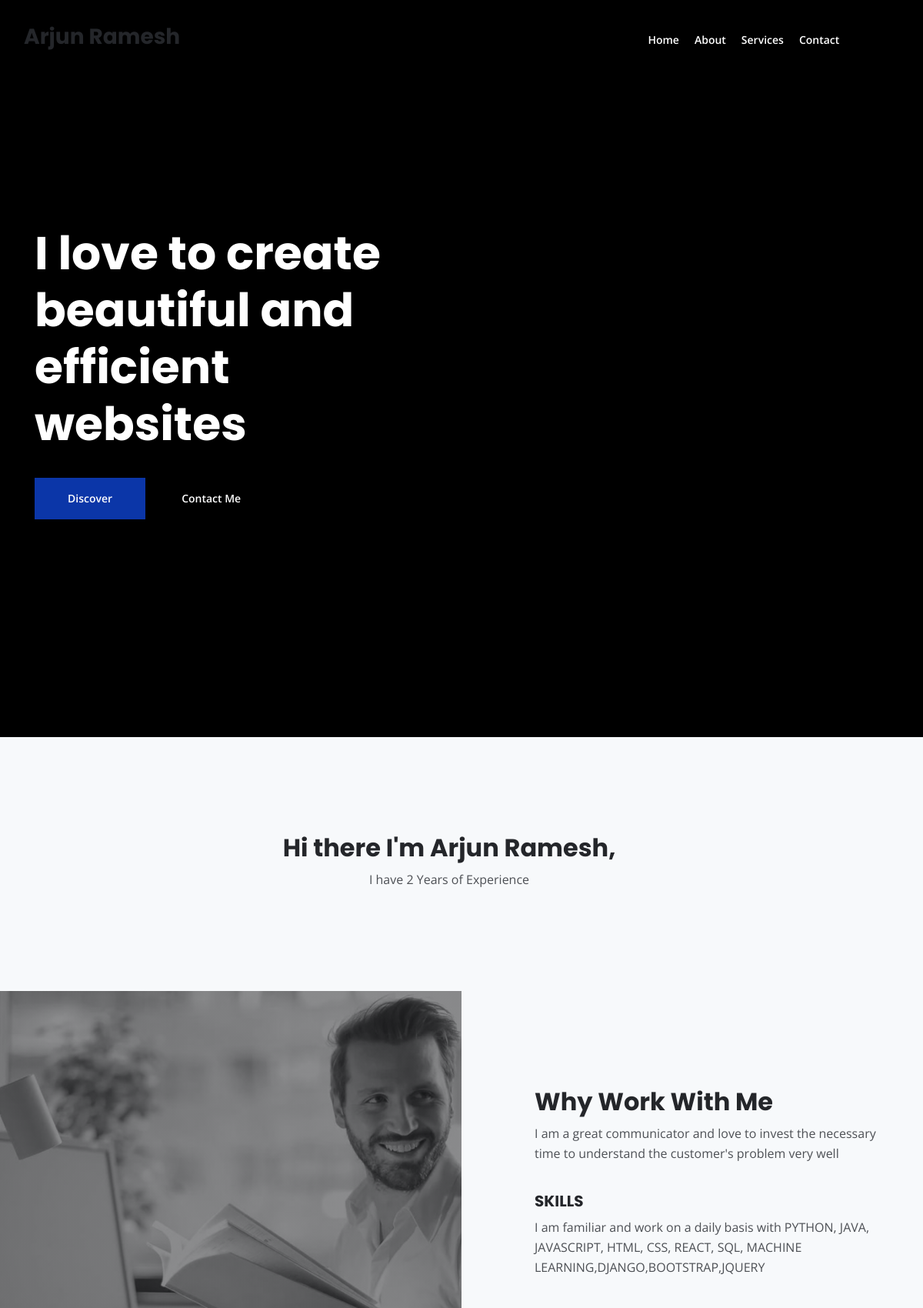
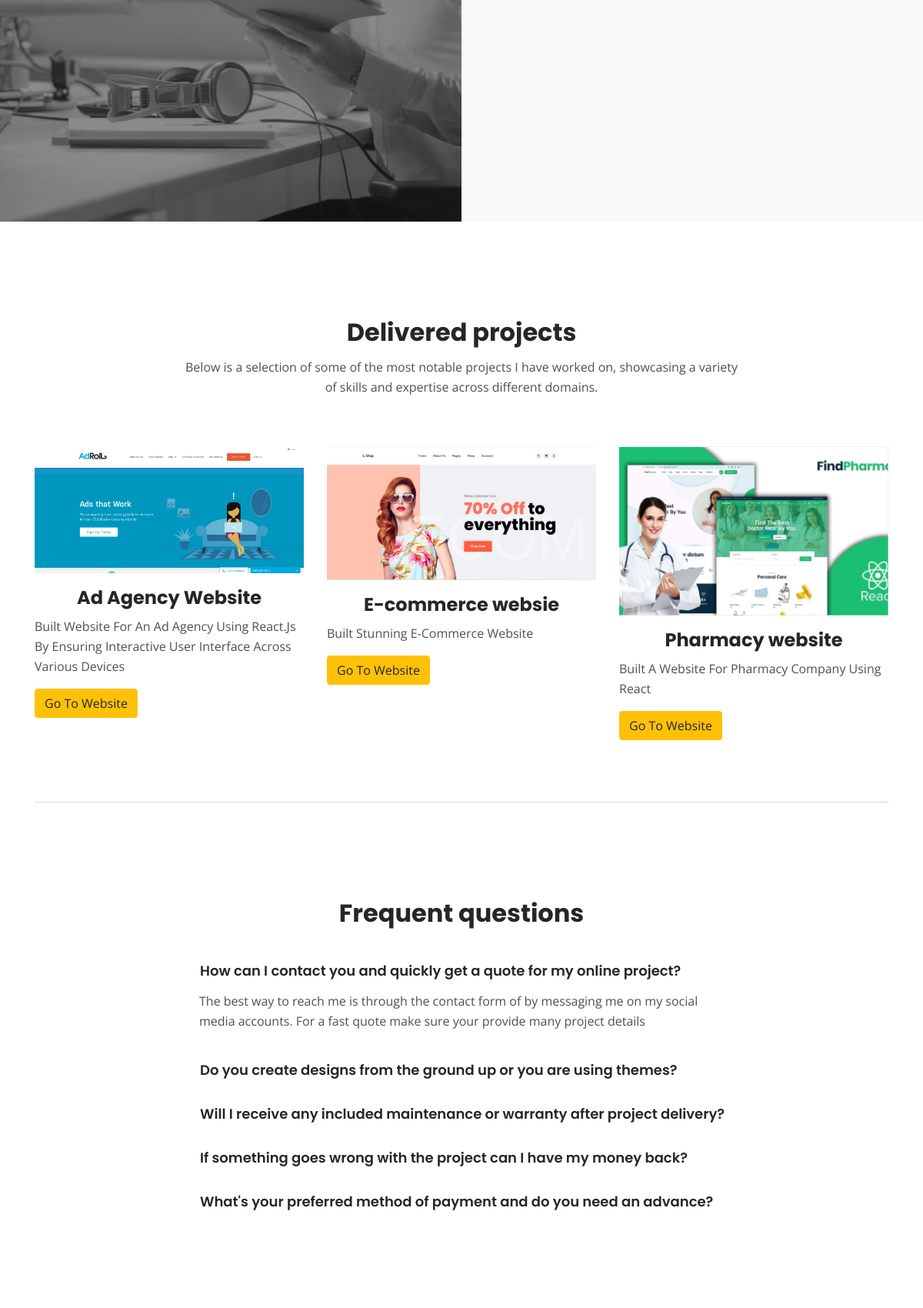
Page /portfolio/ (signed in, upper part) on the committed database (2 pictures, top to bottom).
### userapp/models.py (models this page shows, shortened)
class userProfile(models.Model):
    user = models.OneToOneField(User,on_delete=models.CASCADE)
    name = models.CharField(max_length=200,null=True)
    about = models.TextField(null=True)
    email = models.CharField(max_length=200,)
    country = models.CharField(max_length=200,null=True)
    place = models.CharField(max_length=200,null=True)
    image = models.ImageField(upload_to='book_media',null=True)
    age = models.IntegerField(null=True)
    contact = models.IntegerField(null=True)
    education = models.TextField(null=True)

class userProject(models.Model):
    user = models.ForeignKey(userProfile,on_delete=models.CASCADE)
    work_experience = models.TextField(null=True)
    skills = models.CharField(max_length=200,null=True)
    cerifications = models.TextField(null=True)
    first_Project_Title = models.CharField(max_length=200,null=True)
    first_Project_Description = models.TextField(null=True)
    first_Project_Image = models.ImageField(upload_to='book_media',null=True)
    first_Project_Link = models.URLField(null=True)
    second_Project_Title = models.CharField(max_length=200,null=True)
    second_Project_Description = models.TextField(null=True)
    second_Project_Image = models.ImageField(upload_to='book_media',null=True)
    second_Project_Link = models.URLField(null=True)
    third_Project_Title = models.CharField(max_length=200,null=True)
    third_Project_Description = models.TextField(null=True)
    third_Project_Image = models.ImageField(upload_to='book_media',null=True)
    third_Project_Link = models.URLField(null=True)

### userapp/views.py (the view)
# urls.py: path('portfolio/',views.show_portfolio,name='portfolio'),
def show_portfolio(request):
    try:
        user_profile = userProfile.objects.get(user=request.user)
        user_project = userProject.objects.get(user=user_profile)
    except userProfile.DoesNotExist:
        user_profile = None
        user_project = None
    except userProject.DoesNotExist:
        user_project = None
    return render(request,'index_portfolio2.html',{'user_profile':user_profile,'user_project':user_project})

### templates/index_portfolio2.html (shortened to what this page needs)
{% load static %}
<!DOCTYPE html>
<html lang="en">
<head>
    <link href="{% static 'assets/css/bootstrap.css' %}" rel="stylesheet">
    <link href="{% static 'assets/css/fontawesome-all.css' %}" rel="stylesheet">
	<link href="{% static 'assets/css/styles.css' %}" rel="stylesheet">
</head>
<body data-spy="scroll" data-target=".fixed-top">
    {% if user_profile and user_project %}
    <nav class="navbar navbar-expand-lg fixed-top navbar-dark" style="background-color: black;">
        <div class="container">
            <a class="navbar-brand logo-image" href="index.html" style="text-decoration: none;"><h3>{{user_profile.name}}</h3></a>
            <div class="navbar-collapse offcanvas-collapse" id="navbarsExampleDefault">
                <ul class="navbar-nav ml-auto">
                    <li class="nav-item">
                        <a class="nav-link page-scroll" href="#header">Home <span class="sr-only">(current)</span></a>
                    </li>
                    <li class="nav-item">
                        <a class="nav-link page-scroll" href="#about">About</a>
                    </li>
                    <li class="nav-item">
                        <a class="nav-link page-scroll" href="#services">Services</a>
                    </li>
                    <li class="nav-item">
                        <a class="nav-link page-scroll" href="#contact">Contact</a>
                    </li>
                </ul>
                <span class="nav-item social-icons">
                    <span class="fa-stack">
                        <a href="#your-link">
                            <i class="fas fa-circle fa-stack-2x"></i>
                            <i class="fab fa-facebook-f fa-stack-1x"></i>
                        </a>
                    </span>
                    <span class="fa-stack">
                        <a href="#your-link">
                            <i class="fas fa-circle fa-stack-2x"></i>
                            <i class="fab fa-twitter fa-stack-1x"></i>
                        </a>
                    </span>
                </span>
            </div>
        </div>
    </nav>
    <header id="header" class="header" style="background-color: black;">
        <div class="container">
            <div class="row">
                <div class="col-lg-6">
                    <div class="text-container">
                        <h1 class="h1-large">{{user_profile.about}} </h1>
                        <a class="btn-solid-lg page-scroll" href="#about">Discover</a>
                        <a class="btn-outline-lg page-scroll" href="#contact"><i class="fas fa-user"></i>Contact Me</a>
                    </div>
                </div>
            </div>
        </div>
    </header>
    <div id="about" class="basic-1 bg-gray" style="text-align: center;">
        <div class="container">
            <div class="row">
                <div class="col-lg-12">
                    <div class="text-container first">
                        <h2>Hi there I'm {{user_profile.name}},</h2>
                        <p>I have {{user_project.work_experience}} Years of Experience</p>
                    </div>
                </div>
            </div>
        </div>
    </div>
	<div class="split">
		<div class="area-1">
		</div><div class="area-2 bg-gray">
            <div class="container">
                <div class="row">
                    <div class="col-lg-12">
                        <div class="text-container">
                            <h2>Why Work With Me</h2>
                            <p>I am a great communicator and love to invest the necessary time to understand the customer's problem very well</p>
                            <h5> SKILLS</h5>
                            <p>I am familiar and work on a daily basis with {{user_project.skills}}</p>
                        </div>
                    </div>
                </div>
            </div>
		</div>
    </div>
<div id="projects" class="basic-3">
    <div class="container">
        <div class="row">
            <div class="col-lg-12">
                <h2 class="h2-heading">Delivered projects</h2>
                <p class="p-heading">Below is a selection of some of the most notable projects I have worked on, showcasing a variety of skills and expertise across different domains.</p>
            </div>
        </div>
        <div class="row">
            <div class="col-lg-4">
                <div class="text-container">
                    <div class="image-container">
                        <a href="project.html">
                            <img class="img-fluid" src="{{ user_project.first_Project_Image.url }}" alt="alternative">
                        </a>
                    </div>
                    <h4 style="text-align: center;">{{ user_project.first_Project_Title }}</h4>
                    <p style="text-transform: capitalize;">{{ user_project.first_Project_Description }}</p>
                    <a href="{{ user_project.first_Project_Link }}">
                        <input type="submit" value="Go To Website" class="btn btn-warning">
                    </a>
                </div>
            </div>
            <div class="col-lg-4">
                <div class="text-container">
                    <div class="image-container">
                        <a href="project.html">
                            <img class="img-fluid" src="{{ user_project.second_Project_Image.url }}" alt="alternative">
                        </a>
                    </div>
                    <h4 style="text-align: center;">{{ user_project.second_Project_Title }}</h4>
                    <p style="text-transform: capitalize;">{{ user_project.second_Project_Description }}</p>
                    <a href="{{ user_project.second_Project_Link }}">
                        <input type="submit" value="Go To Website" class="btn btn-warning">
                    </a>
                </div>
            </div>
            <div class="col-lg-4">
                <div class="text-container">
                    <div class="image-container">
                        <a href="project.html">
                            <img class="img-fluid" src="{{ user_project.third_Project_Image.url }}" alt="alternative">
                        </a>
                    </div>
                    <h4 style="text-align: center;">{{ user_project.third_Project_Title }}</h4>
                    <p style="text-transform: capitalize;">{{ user_project.third_Project_Description }}</p>
                    <a href="{{ user_project.third_Project_Link }}">
                        <input type="submit" value="Go To Website" class="btn btn-warning">
                    </a>
                </div>
            </div>
        </div>
    </div>
</div>
    <div class="container">
        <div class="row">
            <div class="col-lg-12">
                <hr class="section-divider">
            </div>
        </div>
    </div>
    <div class="accordion-1">
        <div class="container">
            <div class="row">
                <div class="col-lg-12">
                    <h2 class="h2-heading">Frequent questions</h2>
                </div>
            </div>
            <div class="row">
                <div class="col-lg-12">
                    <div class="accordion" id="accordionExample">
                        <div class="card">
                            <div class="card-header" id="headingOne">
                                <button class="btn btn-link btn-block text-left" type="button" data-toggle="collapse" data-target="#collapseOne" aria-expanded="true" aria-controls="collapseOne">
                                    How can I contact you and quickly get a quote for my online project?
                                </button>
                            </div>
                            <div id="collapseOne" class="collapse show" aria-labelledby="headingOne" data-parent="#accordionExample">
                                <div class="card-body">
                                    The best way to reach me is through the contact form of by messaging me on my social media accounts. For a fast quote make sure your provide many project details
                                </div>
                            </div>
                        </div>
                        <div class="card">
                            <div class="card-header" id="headingTwo">
                                <button class="btn btn-link btn-block text-left collapsed" type="button" data-toggle="collapse" data-target="#collapseTwo" aria-expanded="false" aria-controls="collapseTwo">
                                    Do you create designs from the ground up or you are using themes?
                                </button>
                            </div>
                        </div>
                        <div class="card">
                            <div class="card-header" id="headingThree">
                                <button class="btn btn-link btn-block text-left collapsed" type="button" data-toggle="collapse" data-target="#collapseThree" aria-expanded="false" aria-controls="collapseThree">
                                    Will I receive any included maintenance or warranty after project delivery?
                                </button>
                            </div>
                        </div>
                        <div class="card">
                            <div class="card-header" id="headingFour">
                                <button class="btn btn-link btn-block text-left collapsed" type="button" data-toggle="collapse" data-target="#collapseFour" aria-expanded="false" aria-controls="collapseFour">
                                    If something goes wrong with the project can I have my money back?
                                </button>
                            </div>
                        </div>
                        <div class="card">
                            <div class="card-header" id="headingFive">
                                <button class="btn btn-link btn-block text-left collapsed" type="button" data-toggle="collapse" data-target="#collapseFive" aria-expanded="false" aria-controls="collapseFive">
                                    What's your preferred method of payment and do you need an advance?
                                </button>
                            </div>
                        </div>
                    </div>
                </div>
            </div>
        </div>
    </div>
        {% else %}
        <div style="text-align: center;margin-top: 50px;">
            <h2>Please Create Profile and Project Info</h2>
            <a href="{% url 'show' %}"><input type="submit" value="Go Back" class="btn btn-warning"></a>
        </div>
    {% endif %}
</body>
</html>

### rows in the picture
userProfile: name "Arjun Ramesh", about "I love to create beautiful and efficient websites"
userProject: work_experience "2", skills "PYTHON, JAVA, JAVASCRIPT, HTML, CSS, REACT, SQL, MACHINE LEARNING,DJANGO,BOOTSTRAP,JQUERY", first_Project_Image (picture), first_Project_Title "Ad Agency Website", first_Project_Description "Built Website For An Ad Agency Using React.js By Ensuring Interactive User Interface Across Various Devices", second_Project_Image (picture), second_Project_Title "E-commerce websie", second_Project_Description "Built Stunning E-Commerce Website", third_Project_Image (picture), third_Project_Title "Pharmacy website", third_Project_Description "Built A Website For Pharmacy Company Using React"
